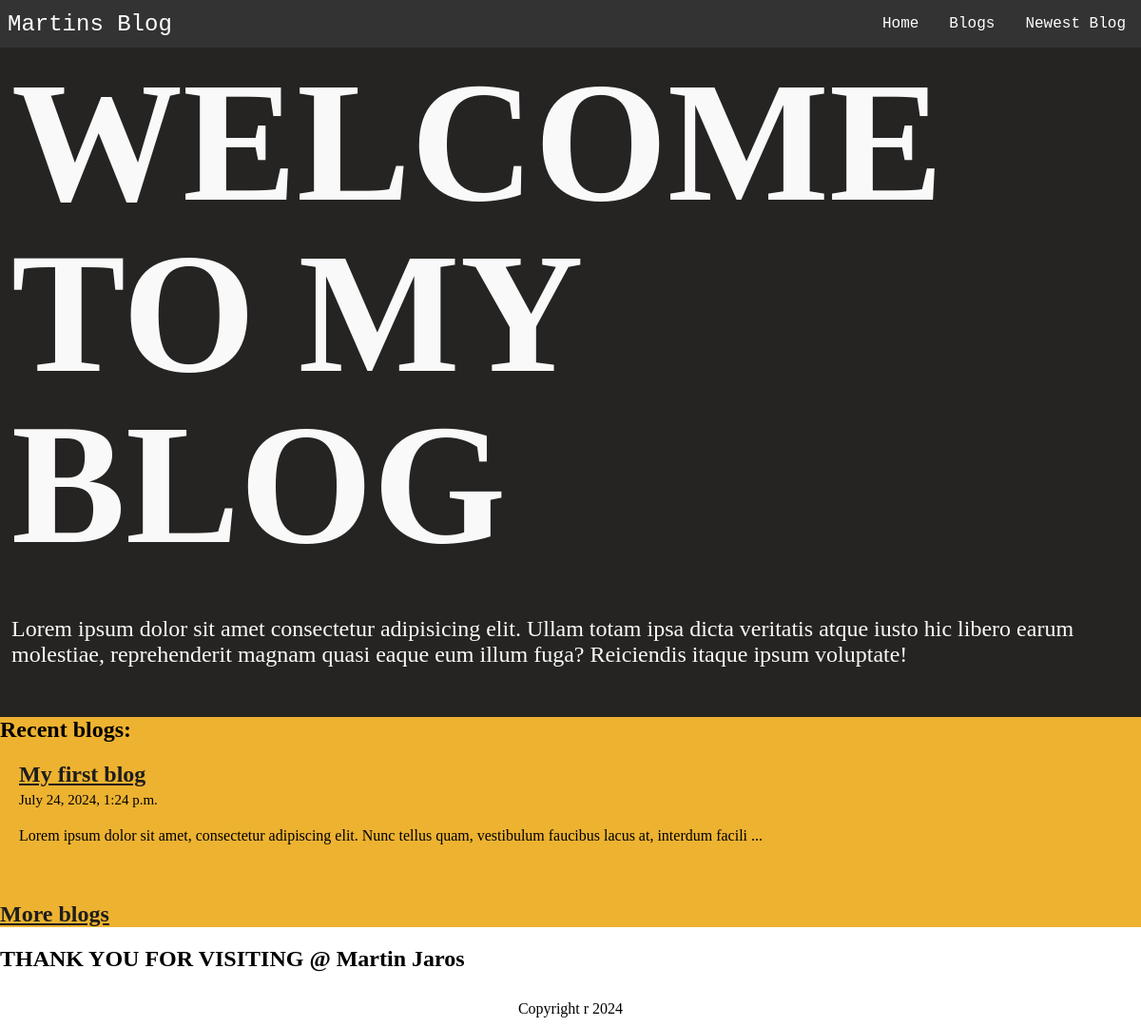
The page /blog/ on the database as committed earlier.
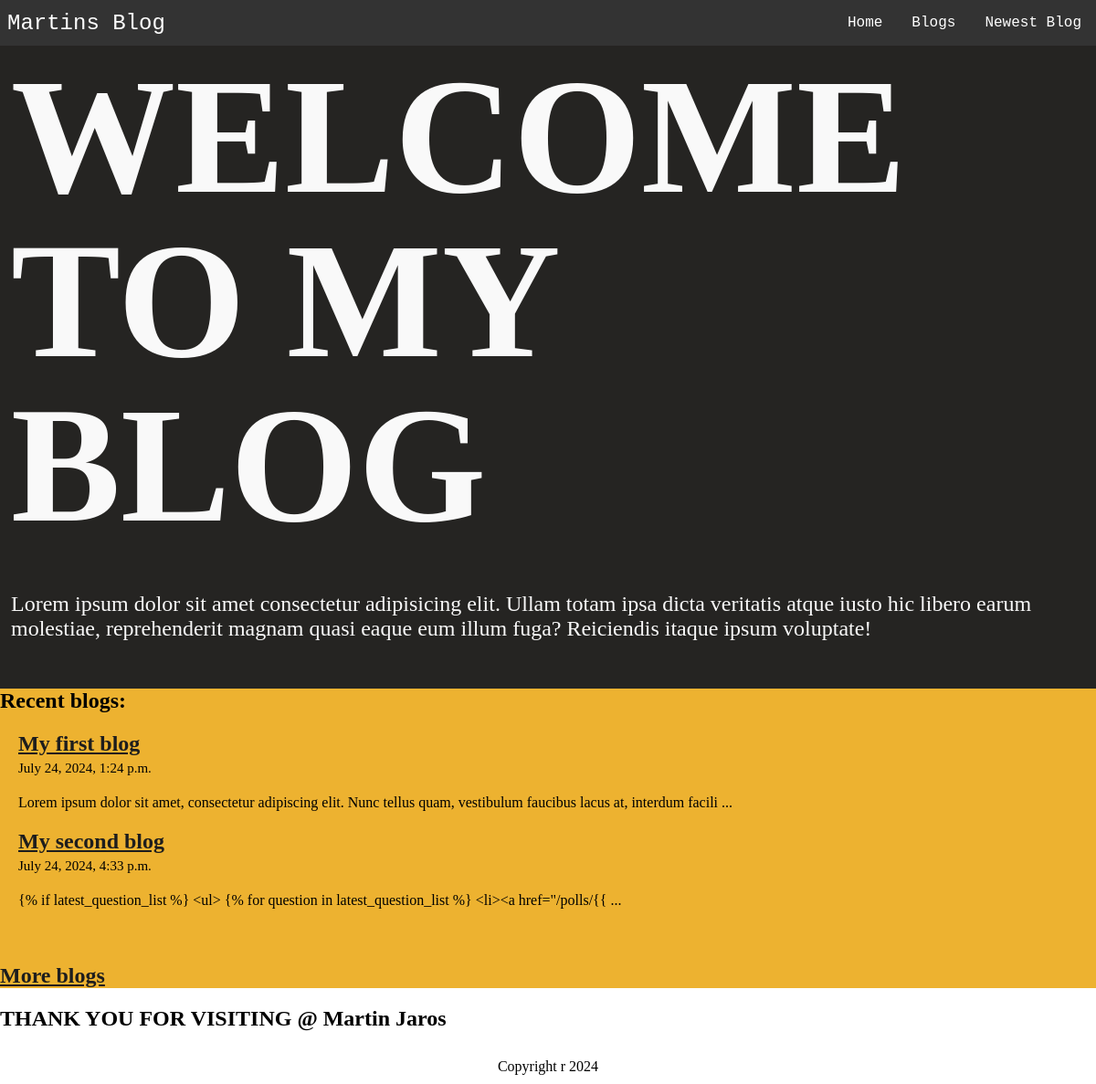
The same page on the database as committed later.
### blog/models.py (models this page shows, shortened)
class Blogpost(models.Model):
    blog_heading = models.CharField(max_length=200)
    blog_text = models.TextField(max_length=20000, default="Text")
    pub_date = models.DateTimeField("date published")
    description = models.CharField(max_length=200, default="Description")

### blog/views.py (the view)
# urls.py: path("",views.main_page, name="main_page"),
def main_page(request):
    return render(request, "blog/index.html", {"posts": Blogpost.objects.all()[:5]})

### blog/templates/blog/index.html
{% extends 'blog/base.html' %}
  {% block content %}
    <section class="welcome_section">
        <h1 class="welcome_heading">WELCOME TO MY BLOG</h1>
        <p class="welcome_text">Lorem ipsum dolor sit amet consectetur adipisicing elit. Ullam totam ipsa dicta veritatis atque iusto hic libero earum molestiae, reprehenderit magnam quasi eaque eum illum fuga? Reiciendis itaque ipsum voluptate!</p>
    </section>
    <section class="list_section">
        <h1>Recent blogs:</h1>
        <ul class="blog_preview">
        {% for post in posts %}
            <li>
                <h2><a href="{% url 'blog:blogpost' post.id %}">{{post.blog_heading}}</a> </h2>
                <p>{{post.pub_date}}</p>
            </li>
            <li>{{ post.blog_text|slice:":120"}} ...</li>
        {% endfor %}
        </ul>
        <h2><a href="{% url 'blog:blog_list' %}">More blogs</a></h2>
    </section>
  {% endblock %}

Rows that differ between the two databases and show on the page:
added Blogpost: blog_heading "My second blog", pub_date "July 24, 2024, 4:33 p.m.", blog_text "{% if latest_question_list %} <ul> {% for question in latest_question_list %} <li><a href=\"/polls/{{"
